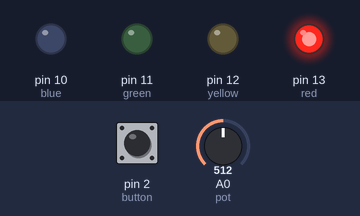
Recording of a sketch running on a simulated Arduino Uno, built with avr-gcc and run on an emulated ATmega328P. Shown: output pins drawn as LEDs (lit = HIGH). The test bench sets the inputs (shaded band); at power-on: pin 2 (button) HIGH, A0 (pot) = 512.

Above: at 0.1 s.
At 5.1 s:
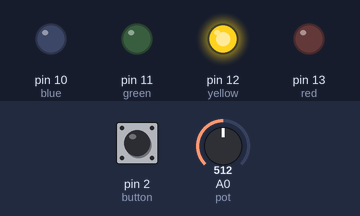
At 7.1 s:
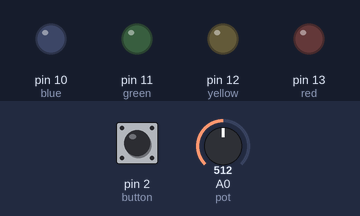
Timing chart, 0 to 8.6 s (numbered marks = the images above):
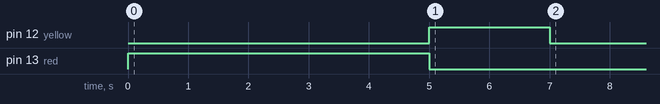

The sketch:

Traffic_Light_System.ino
```cpp
int button = 2;
int pot = A0;

int red = 13;
int yellow = 12;
int green = 11;
int blue = 10;

bool pedReq = false;

int pedBlinkCount = 0;
int pedBlinkState = 0;

int greenTime = 5000;

unsigned long starttime = 0;

enum State {
  RED,
  YELLOW1,
  GREEN,
  YELLOW2,
  PEDBLINK1,
  PEDBLUE,
  PEDBLINK2
};

State currentState = RED;

void setup() {
  pinMode(button, INPUT_PULLUP);

  pinMode(red, OUTPUT);
  pinMode(yellow, OUTPUT);
  pinMode(green, OUTPUT);
  pinMode(blue, OUTPUT);
}

void loop() {
  if (digitalRead(button) == LOW) {
    pedReq = true;
  }

  switch (currentState) {
    case RED:
      digitalWrite(red, HIGH);

      if (millis() - starttime >= 5000) {
        digitalWrite(red, LOW);
        starttime = millis();
        currentState = YELLOW1;
      }
      break;
    case YELLOW1:
      digitalWrite(yellow, HIGH);
      int potvalue = analogRead(pot);

      if (potvalue <= 341) {
        greenTime = 5000;
      }
      else if (potvalue <= 682) {
        greenTime = 10000;
      }
      else {
        greenTime = 15000;
      }

      if (millis() - starttime >= 2000) {
        digitalWrite(yellow, LOW);
        starttime = millis();
        currentState = GREEN;
      }
      break;
    case GREEN:
      digitalWrite(green, HIGH);

      if (millis() - starttime >= greenTime) {
        digitalWrite(green, LOW);
        starttime = millis();
        currentState = YELLOW2;
      }
      break;
    case YELLOW2:
      digitalWrite(yellow, HIGH);

      if (millis() - starttime >= 2000) {
        digitalWrite(yellow, LOW);

        if (pedReq) {
          currentState = PEDBLINK1;
        } else {
          currentState = RED;
        }

        starttime = millis();
      }
      break;
    case PEDBLINK1:

      if (pedBlinkCount >= 3) {
        pedBlinkCount = 0;
        currentState = PEDBLUE;
        starttime = millis();
      }
      else {
        if (pedBlinkState == 0 && millis() - starttime >= 500) {
          digitalWrite(yellow, HIGH);
          pedBlinkState = 1;
          starttime = millis();
        }
        else if (pedBlinkState == 1 && millis() - starttime >= 500) {
          digitalWrite(yellow, LOW);
          pedBlinkState = 0;
          pedBlinkCount++;
          starttime = millis();
        }
      }
      break;
    case PEDBLUE:
      digitalWrite(blue, HIGH);

      if (millis() - starttime >= 5000) {
        digitalWrite(blue, LOW);
        currentState = PEDBLINK2;
        starttime = millis();
      }
      break;
    case PEDBLINK2:

      if (pedBlinkCount >= 3) {
        pedBlinkCount = 0;
        pedReq = false;
        currentState = RED;
        starttime = millis();
      }
      else {
        if (pedBlinkState == 0 && millis() - starttime >= 500) {
          digitalWrite(yellow, HIGH);
          pedBlinkState = 1;
          starttime = millis();
        }
        else if (pedBlinkState == 1 && millis() - starttime >= 500) {
          digitalWrite(yellow, LOW);
          pedBlinkState = 0;
          pedBlinkCount++;
          starttime = millis();
        }
      }
      break;
  }
}
```

Measured:
- by itself, pin 12 (yellow): LOW → HIGH at 5.0 s, → LOW 2.0 s later
- by itself, pin 13 (red): LOW → HIGH at 0.00 s, → LOW 5.0 s later
